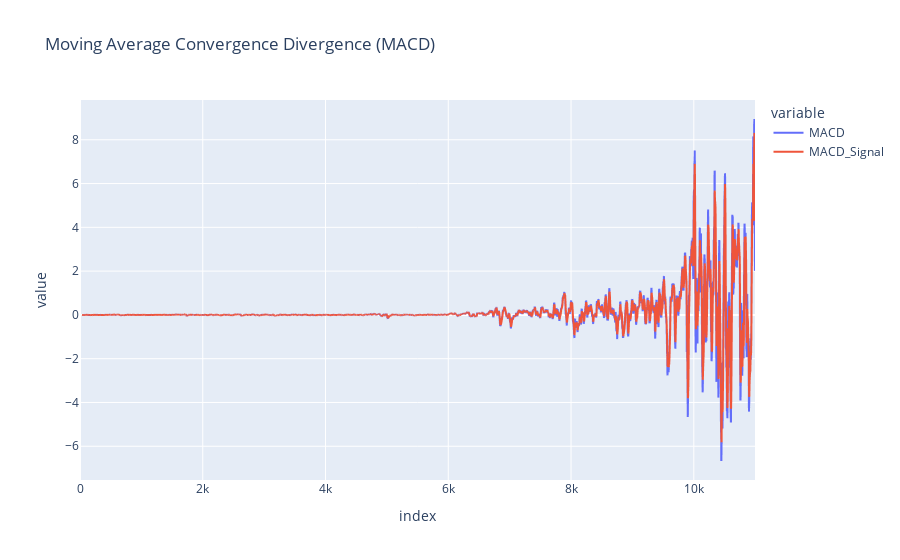

Notebook code cell kept with this figure:
### Code cell
# Plot MACD
analyzer.plot_macd(stock_data)

### Figure 1 — Plotly figure (JSON) as saved in the notebook; plotly's stock layout.template omitted (floating-point values rounded to 4 significant figures; data arrays with more than 128 entries replaced by an {"elided": "..."} marker saying what was removed)
{"data": [{"hovertemplate": "variable=MACD<br>index=%{x}<br>value=%{y}<extra></extra>", "legendgroup": "MACD", "line": {"color": "#636efa", "dash": "solid"}, "marker": {"symbol": "circle"}, "mode": "lines", "name": "MACD", "showlegend": true, "type": "scattergl", "x": {"elided": "10998 int values"}, "xaxis": "x", "y": {"elided": "10998 float values"}, "yaxis": "y"}, {"hovertemplate": "variable=MACD_Signal<br>index=%{x}<br>value=%{y}<extra></extra>", "legendgroup": "MACD_Signal", "line": {"color": "#EF553B", "dash": "solid"}, "marker": {"symbol": "circle"}, "mode": "lines", "name": "MACD_Signal", "showlegend": true, "type": "scattergl", "x": {"elided": "10998 int values"}, "xaxis": "x", "y": {"elided": "10998 float values"}, "yaxis": "y"}], "layout": {"legend": {"title": {"text": "variable"}, "tracegroupgap": 0}, "title": {"text": "Moving Average Convergence Divergence (MACD)"}, "xaxis": {"anchor": "y", "domain": [0, 1], "title": {"text": "index"}}, "yaxis": {"anchor": "x", "domain": [0, 1], "title": {"text": "value"}}}}
